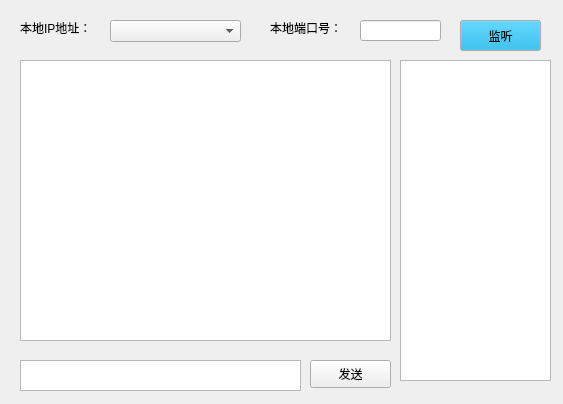
<?xml version="1.0" encoding="UTF-8"?>
<ui version="4.0">
 <class>Widget</class>
 <widget class="QWidget" name="Widget">
  <property name="geometry">
   <rect>
    <x>0</x>
    <y>0</y>
    <width>563</width>
    <height>404</height>
   </rect>
  </property>
  <property name="windowTitle">
   <string>洲洲TCP服务端</string>
  </property>
  <widget class="QListWidget" name="listWidget">
   <property name="geometry">
    <rect>
     <x>400</x>
     <y>60</y>
     <width>151</width>
     <height>321</height>
    </rect>
   </property>
  </widget>
  <widget class="QComboBox" name="ipBox">
   <property name="geometry">
    <rect>
     <x>110</x>
     <y>20</y>
     <width>131</width>
     <height>22</height>
    </rect>
   </property>
  </widget>
  <widget class="QLineEdit" name="leport">
   <property name="geometry">
    <rect>
     <x>360</x>
     <y>20</y>
     <width>81</width>
     <height>21</height>
    </rect>
   </property>
   <property name="toolTip">
    <string/>
   </property>
  </widget>
  <widget class="QPushButton" name="listenBtn">
   <property name="geometry">
    <rect>
     <x>460</x>
     <y>20</y>
     <width>81</width>
     <height>31</height>
    </rect>
   </property>
   <property name="palette">
    <palette>
     <active>
      <colorrole role="WindowText">
       <brush brushstyle="SolidPattern">
        <color alpha="255">
         <red>255</red>
         <green>255</green>
         <blue>255</blue>
        </color>
       </brush>
      </colorrole>
      <colorrole role="Button">
       <brush brushstyle="SolidPattern">
        <color alpha="255">
         <red>6</red>
         <green>163</green>
         <blue>220</blue>
        </color>
       </brush>
      </colorrole>
      <colorrole role="Text">
       <brush brushstyle="SolidPattern">
        <color alpha="255">
         <red>255</red>
         <green>255</green>
         <blue>255</blue>
        </color>
       </brush>
      </colorrole>
      <colorrole role="PlaceholderText">
       <brush brushstyle="SolidPattern">
        <color alpha="128">
         <red>255</red>
         <green>255</green>
         <blue>255</blue>
        </color>
       </brush>
      </colorrole>
     </active>
     <inactive>
      <colorrole role="WindowText">
       <brush brushstyle="SolidPattern">
        <color alpha="255">
         <red>255</red>
         <green>255</green>
         <blue>255</blue>
        </color>
       </brush>
      </colorrole>
      <colorrole role="Button">
       <brush brushstyle="SolidPattern">
        <color alpha="255">
         <red>6</red>
         <green>163</green>
         <blue>220</blue>
        </color>
       </brush>
      </colorrole>
      <colorrole role="Text">
       <brush brushstyle="SolidPattern">
        <color alpha="255">
         <red>255</red>
         <green>255</green>
         <blue>255</blue>
        </color>
       </brush>
      </colorrole>
      <colorrole role="PlaceholderText">
       <brush brushstyle="SolidPattern">
        <color alpha="128">
         <red>255</red>
         <green>255</green>
         <blue>255</blue>
        </color>
       </brush>
      </colorrole>
     </inactive>
     <disabled>
      <colorrole role="WindowText">
       <brush brushstyle="SolidPattern">
        <color alpha="255">
         <red>120</red>
         <green>120</green>
         <blue>120</blue>
        </color>
       </brush>
      </colorrole>
      <colorrole role="Button">
       <brush brushstyle="SolidPattern">
        <color alpha="255">
         <red>6</red>
         <green>163</green>
         <blue>220</blue>
        </color>
       </brush>
      </colorrole>
      <colorrole role="Text">
       <brush brushstyle="SolidPattern">
        <color alpha="255">
         <red>120</red>
         <green>120</green>
         <blue>120</blue>
        </color>
       </brush>
      </colorrole>
      <colorrole role="PlaceholderText">
       <brush brushstyle="SolidPattern">
        <color alpha="128">
         <red>0</red>
         <green>0</green>
         <blue>0</blue>
        </color>
       </brush>
      </colorrole>
     </disabled>
    </palette>
   </property>
   <property name="font">
    <font>
     <family>Agency FB</family>
     <weight>50</weight>
     <italic>false</italic>
     <bold>false</bold>
    </font>
   </property>
   <property name="text">
    <string>监听</string>
   </property>
  </widget>
  <widget class="QTextBrowser" name="textReceive">
   <property name="geometry">
    <rect>
     <x>20</x>
     <y>60</y>
     <width>371</width>
     <height>281</height>
    </rect>
   </property>
   <property name="font">
    <font>
     <family>Agency FB</family>
     <weight>50</weight>
     <italic>false</italic>
     <bold>false</bold>
    </font>
   </property>
  </widget>
  <widget class="QPlainTextEdit" name="textSend">
   <property name="geometry">
    <rect>
     <x>20</x>
     <y>360</y>
     <width>281</width>
     <height>31</height>
    </rect>
   </property>
  </widget>
  <widget class="QPushButton" name="sendBtn">
   <property name="geometry">
    <rect>
     <x>310</x>
     <y>360</y>
     <width>81</width>
     <height>28</height>
    </rect>
   </property>
   <property name="font">
    <font>
     <family>Agency FB</family>
     <weight>50</weight>
     <italic>false</italic>
     <bold>false</bold>
    </font>
   </property>
   <property name="text">
    <string>发送</string>
   </property>
  </widget>
  <widget class="QLabel" name="label_2">
   <property name="geometry">
    <rect>
     <x>20</x>
     <y>20</y>
     <width>81</width>
     <height>16</height>
    </rect>
   </property>
   <property name="text">
    <string>本地IP地址：</string>
   </property>
  </widget>
  <widget class="QLabel" name="label_3">
   <property name="geometry">
    <rect>
     <x>270</x>
     <y>20</y>
     <width>81</width>
     <height>16</height>
    </rect>
   </property>
   <property name="text">
    <string>本地端口号：</string>
   </property>
  </widget>
 </widget>
 <layoutdefault spacing="6" margin="11"/>
 <resources/>
 <connections/>
</ui>
